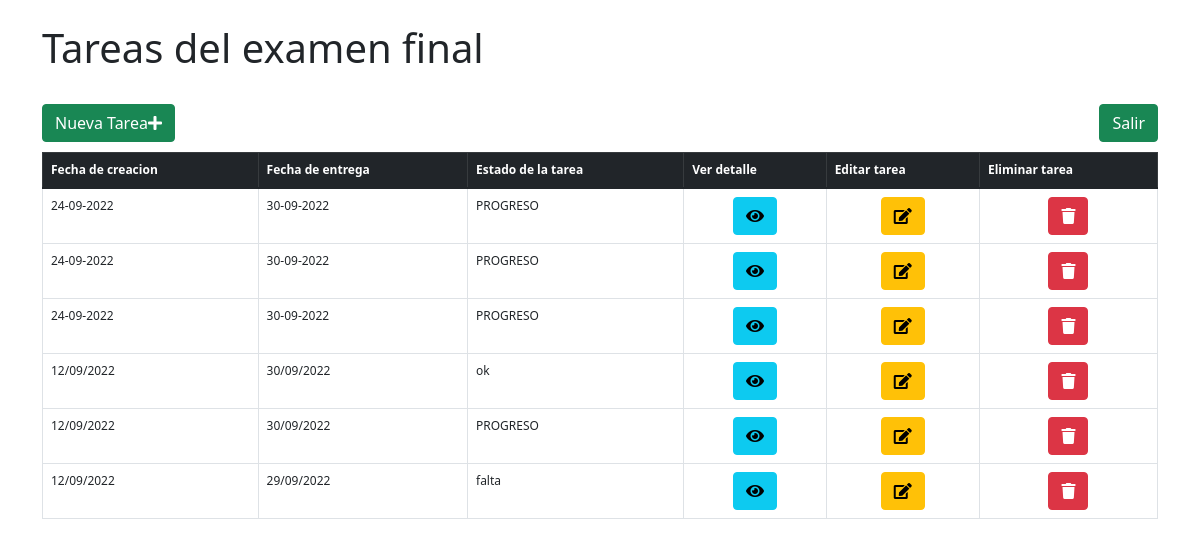
Before: /examenFinal/dashboard with the older database file.
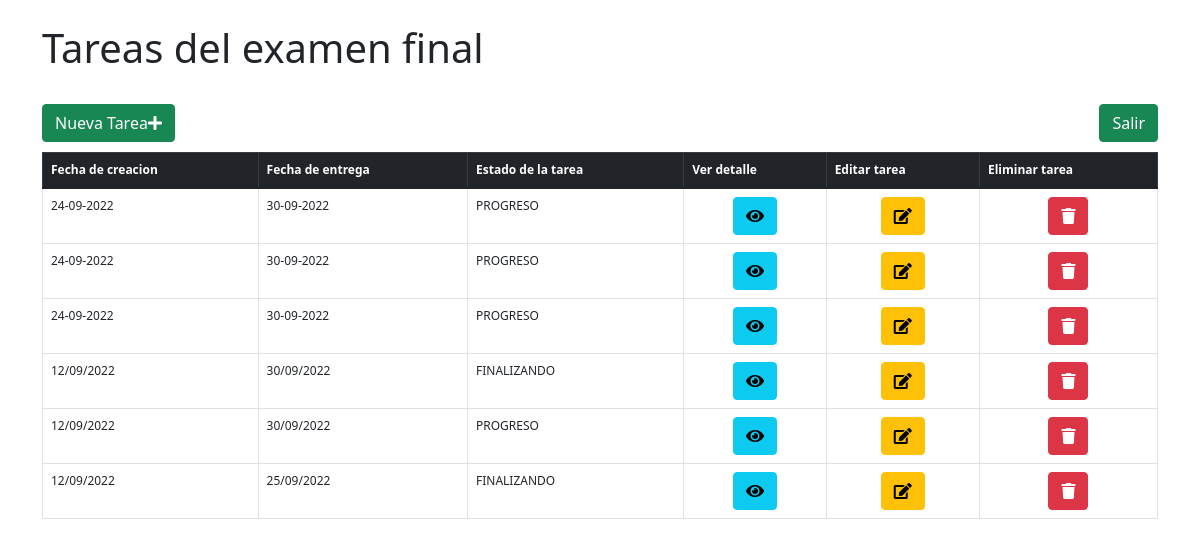
After: the same page with the newer database file.
### examenFinal/models.py (models this page shows)
class tareasExamen(models.Model):
    fechaCreacion = models.CharField(max_length=256,default='24-09-2022')
    fechaEntrega = models.CharField(max_length=256,default='30-09-2022')
    descripcion = models.CharField(max_length=512,default='')
    estadoTarea = models.CharField(max_length=128,default='PROGRESO')

### examenFinal/views.py (the view)
# urls.py: path('dashboard',views.dashboard,name='dashboard'),
def dashboard(request):
    return render(request,'examenFinal/dashboard.html',{
        'tareas_totales':tareasExamen.objects.all().order_by('id')
    })

### examenFinal/templates/examenFinal/dashboard.html (shortened to what this page needs)
<!DOCTYPE html>
<html lang="es">
    <head>
        <link href="https://cdn.jsdelivr.net/npm/bootstrap@5.1.3/dist/css/bootstrap.min.css" rel="stylesheet">
        <link rel="stylesheet" href="https://use.fontawesome.com/releases/v5.8.1/css/all.css">
    </head>
    <body>
        <div class="container">
            <br>
            <h1>Tareas del examen final</h1>
            <br>
            <div>
                <a class="btn btn-success float-start" style="color: white;" onclick="nuevaTarea()" data-bs-toggle="modal" data-bs-target="#nuevaTarea" >Nueva Tarea<i class="fa fa-plus"></i></a>
                <a class="btn btn-success float-end" style="color: white;" href="{% url 'examenFinal:index' %}">Salir</a>
            </div>
            <br>
            <br>
            <table class="table table-bordered table-hover" style="font-size: 12px;">
                <thead class="table-dark">
                    <tr>
                        <th scope="col">Fecha de creacion</th>
                        <th scope="col">Fecha de entrega</th>
                        <th scope="col">Estado de la tarea</th>
                        <th scope="col">Ver detalle</th>
                        <th scope="col">Editar tarea</th>
                        <th scope="col">Eliminar tarea</th>
                    </tr>
                </thead>
                <tbody id="tabla_tareas">
                {% for tarea in tareas_totales %}
                <tr>
                    <td scope="row">{{ tarea.fechaCreacion }}</td>
                    <td>{{ tarea.fechaEntrega }}</td>
                    <td>{{ tarea.estadoTarea }}</td>
                    <td style="text-align: center;"><a id="{{ tarea.id }}" class="btn btn-info" style="color: black;" data-bs-toggle="modal" data-bs-target="#verDetalle" onclick="mostrarDetalle(this.id)"><i class="fa fa-eye"></i></a></td>
                    <td style="text-align: center;"><a id="{{ tarea.id }}" class="btn btn-warning" style="color: black;" data-bs-toggle="modal" data-bs-target="#editarTarea" onclick="editarTarea(this.id)"><i class="fa fa-edit"></i></a></td>
                    <td style="text-align: center;"><a id="{{ tarea.id }}" class="btn btn-danger" style="color: white;" onclick="eliminarTarea(id)"><i class="fa fa-trash"></i></a></td>
                </tr>
                {% endfor %}
                </tbody>
            </table>
        </div>
    </body>
</html>

Changed rows visible on the page:
removed tareasExamen: fechaCreacion "12/09/2022", fechaEntrega "29/09/2022", estadoTarea "falta"
changed tareasExamen (number 4 of 6 on the later page): estadoTarea "ok" → "FINALIZANDO"
added tareasExamen: fechaCreacion "12/09/2022", fechaEntrega "25/09/2022", estadoTarea "FINALIZANDO"
